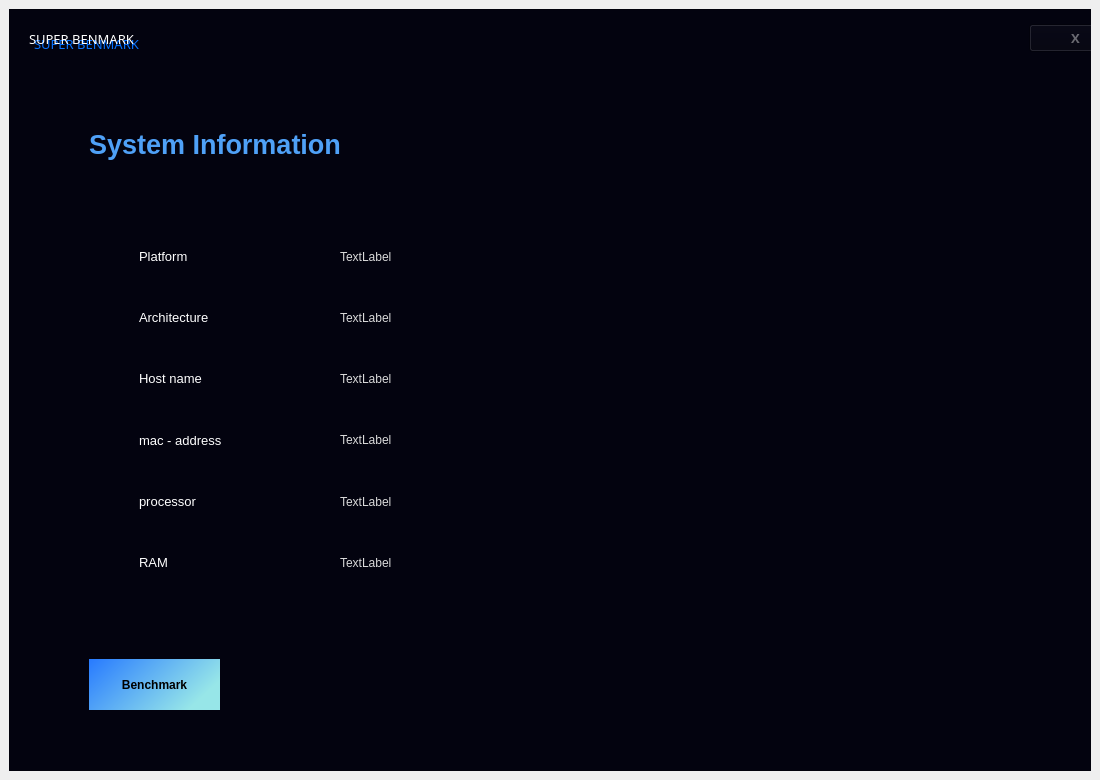
<?xml version="1.0" encoding="UTF-8"?>
<ui version="4.0">
 <class>MainWindow</class>
 <widget class="QMainWindow" name="MainWindow">
  <property name="geometry">
   <rect>
    <x>0</x>
    <y>0</y>
    <width>1100</width>
    <height>780</height>
   </rect>
  </property>
  <property name="windowTitle">
   <string>MainWindow</string>
  </property>
  <widget class="QWidget" name="centralwidget">
   <layout class="QVBoxLayout" name="verticalLayout">
    <item>
     <widget class="QFrame" name="frame">
      <property name="styleSheet">
       <string notr="true">background-color: rgb(3, 3, 15);</string>
      </property>
      <property name="frameShape">
       <enum>QFrame::StyledPanel</enum>
      </property>
      <property name="frameShadow">
       <enum>QFrame::Raised</enum>
      </property>
      <widget class="QLabel" name="label">
       <property name="geometry">
        <rect>
         <x>20</x>
         <y>0</y>
         <width>200</width>
         <height>60</height>
        </rect>
       </property>
       <property name="font">
        <font>
         <family>Segoe UI Black</family>
         <pointsize>10</pointsize>
        </font>
       </property>
       <property name="styleSheet">
        <string notr="true">color:rgb(255, 255, 255);
background-color: rgba(255, 255, 255, 0);</string>
       </property>
       <property name="text">
        <string>SUPER BENMARK</string>
       </property>
      </widget>
      <widget class="QLabel" name="label_2">
       <property name="geometry">
        <rect>
         <x>25</x>
         <y>5</y>
         <width>200</width>
         <height>60</height>
        </rect>
       </property>
       <property name="font">
        <font>
         <family>Segoe UI Black</family>
         <pointsize>10</pointsize>
        </font>
       </property>
       <property name="styleSheet">
        <string notr="true">color: rgb(8, 115, 255);</string>
       </property>
       <property name="text">
        <string>SUPER BENMARK</string>
       </property>
      </widget>
      <widget class="QLabel" name="label_3">
       <property name="geometry">
        <rect>
         <x>600</x>
         <y>160</y>
         <width>340</width>
         <height>480</height>
        </rect>
       </property>
       <property name="text">
        <string/>
       </property>
       <property name="pixmap">
        <pixmap>image_2.jpg</pixmap>
       </property>
       <property name="scaledContents">
        <bool>true</bool>
       </property>
      </widget>
      <widget class="QPushButton" name="exitButton">
       <property name="geometry">
        <rect>
         <x>1020</x>
         <y>15</y>
         <width>93</width>
         <height>28</height>
        </rect>
       </property>
       <property name="font">
        <font>
         <family>Segoe UI Light</family>
         <pointsize>10</pointsize>
         <weight>75</weight>
         <bold>true</bold>
        </font>
       </property>
       <property name="styleSheet">
        <string notr="true">QPushButton{color: rgba(255, 255, 255, 100);}
QPushButton:hover{
	color: rgb(151, 230, 232);
}</string>
       </property>
       <property name="text">
        <string>X</string>
       </property>
      </widget>
      <widget class="QPushButton" name="pushButton_2">
       <property name="geometry">
        <rect>
         <x>80</x>
         <y>650</y>
         <width>131</width>
         <height>51</height>
        </rect>
       </property>
       <property name="font">
        <font>
         <family>Segoe UI</family>
         <pointsize>9</pointsize>
         <weight>75</weight>
         <bold>true</bold>
         <underline>false</underline>
        </font>
       </property>
       <property name="styleSheet">
        <string notr="true">QPushButton{background-color: qlineargradient(spread:pad, x1:0, y1:0, x2:1, y2:0.414773, stop:0 rgba(39, 122, 255, 255), stop:1 rgba(151, 230, 232, 255));
padding: 10px;
text-align: center;
border-style: none;}

QPushButton:hover{
	background-color: qlineargradient(spread:pad, x1:0, y1:0, x2:1, y2:0.414773, stop:0 rgba(151, 230, 232, 255), stop:1 rgba(39, 122, 255, 255));
	margin-left: 5px;
	margin-top: 5px;
	font-size: 14px;
}</string>
       </property>
       <property name="text">
        <string>Benchmark</string>
       </property>
      </widget>
      <widget class="QLabel" name="label_15">
       <property name="geometry">
        <rect>
         <x>80</x>
         <y>105</y>
         <width>350</width>
         <height>60</height>
        </rect>
       </property>
       <property name="font">
        <font>
         <family>Segoe UI</family>
         <pointsize>20</pointsize>
         <weight>75</weight>
         <bold>true</bold>
        </font>
       </property>
       <property name="styleSheet">
        <string notr="true">
color: rgb(79, 161, 247);</string>
       </property>
       <property name="text">
        <string>System Information</string>
       </property>
      </widget>
      <widget class="QFrame" name="frame_2">
       <property name="geometry">
        <rect>
         <x>70</x>
         <y>110</y>
         <width>641</width>
         <height>481</height>
        </rect>
       </property>
       <property name="styleSheet">
        <string notr="true">background-color: rgba(255, 255, 255, 0);</string>
       </property>
       <property name="frameShape">
        <enum>QFrame::StyledPanel</enum>
       </property>
       <property name="frameShadow">
        <enum>QFrame::Raised</enum>
       </property>
       <widget class="QWidget" name="gridLayoutWidget_2">
        <property name="geometry">
         <rect>
          <x>60</x>
          <y>110</y>
          <width>591</width>
          <height>361</height>
         </rect>
        </property>
        <layout class="QGridLayout" name="gridLayout_2" columnstretch="1,2">
         <item row="5" column="0">
          <widget class="QLabel" name="label_24">
           <property name="font">
            <font>
             <pointsize>10</pointsize>
            </font>
           </property>
           <property name="styleSheet">
            <string notr="true">color: rgb(255, 255, 255);</string>
           </property>
           <property name="text">
            <string>RAM</string>
           </property>
          </widget>
         </item>
         <item row="3" column="1">
          <widget class="QLabel" name="address_2">
           <property name="styleSheet">
            <string notr="true">color: rgb(218, 218, 218);
background-color: rgba(255, 255, 255, 0);</string>
           </property>
           <property name="text">
            <string>TextLabel</string>
           </property>
          </widget>
         </item>
         <item row="0" column="1">
          <widget class="QLabel" name="platform_2">
           <property name="styleSheet">
            <string notr="true">color: rgb(218, 218, 218);
background-color: rgba(255, 255, 255, 0);</string>
           </property>
           <property name="text">
            <string>TextLabel</string>
           </property>
          </widget>
         </item>
         <item row="1" column="1">
          <widget class="QLabel" name="arcitecture">
           <property name="styleSheet">
            <string notr="true">color: rgb(218, 218, 218);
background-color: rgba(255, 255, 255, 0);</string>
           </property>
           <property name="text">
            <string>TextLabel</string>
           </property>
          </widget>
         </item>
         <item row="5" column="1">
          <widget class="QLabel" name="ram_2">
           <property name="styleSheet">
            <string notr="true">color: rgb(218, 218, 218);
background-color: rgba(255, 255, 255, 0);</string>
           </property>
           <property name="text">
            <string>TextLabel</string>
           </property>
          </widget>
         </item>
         <item row="4" column="1">
          <widget class="QLabel" name="processor_2">
           <property name="styleSheet">
            <string notr="true">color: rgb(218, 218, 218);
background-color: rgba(255, 255, 255, 0);</string>
           </property>
           <property name="text">
            <string>TextLabel</string>
           </property>
          </widget>
         </item>
         <item row="0" column="0">
          <widget class="QLabel" name="label_16">
           <property name="font">
            <font>
             <pointsize>10</pointsize>
            </font>
           </property>
           <property name="styleSheet">
            <string notr="true">color: rgb(255, 255, 255);</string>
           </property>
           <property name="text">
            <string>Platform</string>
           </property>
          </widget>
         </item>
         <item row="1" column="0">
          <widget class="QLabel" name="label_18">
           <property name="font">
            <font>
             <pointsize>10</pointsize>
            </font>
           </property>
           <property name="styleSheet">
            <string notr="true">color: rgb(255, 255, 255);</string>
           </property>
           <property name="text">
            <string>Architecture</string>
           </property>
          </widget>
         </item>
         <item row="2" column="0">
          <widget class="QLabel" name="label_17">
           <property name="font">
            <font>
             <pointsize>10</pointsize>
            </font>
           </property>
           <property name="styleSheet">
            <string notr="true">color: rgb(255, 255, 255);</string>
           </property>
           <property name="text">
            <string>Host name</string>
           </property>
          </widget>
         </item>
         <item row="4" column="0">
          <widget class="QLabel" name="label_23">
           <property name="font">
            <font>
             <pointsize>10</pointsize>
            </font>
           </property>
           <property name="styleSheet">
            <string notr="true">color: rgb(255, 255, 255);</string>
           </property>
           <property name="text">
            <string>processor</string>
           </property>
          </widget>
         </item>
         <item row="3" column="0">
          <widget class="QLabel" name="label_22">
           <property name="font">
            <font>
             <pointsize>10</pointsize>
            </font>
           </property>
           <property name="styleSheet">
            <string notr="true">color: rgb(255, 255, 255);</string>
           </property>
           <property name="text">
            <string>mac - address</string>
           </property>
          </widget>
         </item>
         <item row="2" column="1">
          <widget class="QLabel" name="host_name_2">
           <property name="styleSheet">
            <string notr="true">color: rgb(218, 218, 218);
background-color: rgba(255, 255, 255, 0);</string>
           </property>
           <property name="text">
            <string>TextLabel</string>
           </property>
          </widget>
         </item>
        </layout>
       </widget>
      </widget>
      <zorder>label_3</zorder>
      <zorder>label_2</zorder>
      <zorder>label</zorder>
      <zorder>exitButton</zorder>
      <zorder>pushButton_2</zorder>
      <zorder>label_15</zorder>
      <zorder>frame_2</zorder>
     </widget>
    </item>
   </layout>
  </widget>
 </widget>
 <resources/>
 <connections/>
</ui>
